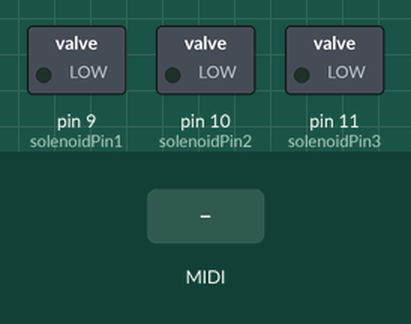
Bench run of a sketch on a simulated Arduino Uno, built with avr-gcc and run on an emulated ATmega328P. Parts: switched loads named in the sketch (green lamp = pin HIGH). The test bench sets the inputs (shaded band). MIDI output is not drawn.

Above: at 1.2 s.
1.3 s: MIDI note 60 received
At 1.45 s:
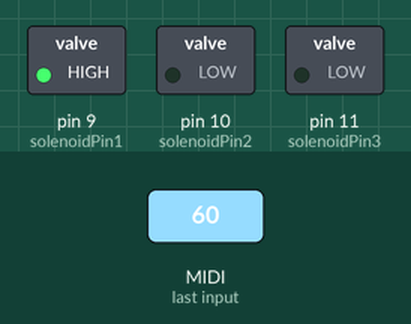
Timing chart, 0 to 4.3 s (numbered marks = the images above; inputs shaded):
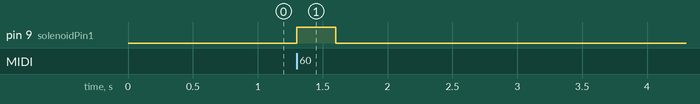

Measured:
- after the input at 1.3 s, pin 9 (solenoidPin1): LOW → HIGH at once, → LOW 0.30 s later

The sketch:

main.ino
```cpp
#include <MIDI.h>

const int solenoidPin1 = 9;  // * Pin to control solenoid 1... etc
const int solenoidPin2 = 10;
const int solenoidPin3 = 11;

MIDI_CREATE_DEFAULT_INSTANCE();

void setup() {
  MIDI.begin();

  // * tell arduino that the pins are outputs
  pinMode(solenoidPin1, OUTPUT);  // set solenoid 1 pin as an output
  pinMode(solenoidPin2, OUTPUT);  // set solenoid 2 pin as an output
  pinMode(solenoidPin3, OUTPUT);  // set solenoid 3 pin as an output
}

void loop() {

  // * read the MIDI messages... i think we need to use some software to basically use the teensy as a midi instrument..
  MIDI.read();

	  // * if the MIDI message is a note on message
  if (MIDI.getType() == midi::NoteOn) {

	// * get note num and velocity... idk if this is right needs testing
    int note = MIDI.getData1();
    int velocity = MIDI.getData2();


// * Note mapping stuff goes here. Turns solenoid on for 100ms then turns it off when a note is played, idk how to do velocity yet
    if (note == 60) {
      digitalWrite(solenoidPin1, HIGH);
      delay(100);  //* hold it!!!
      digitalWrite(solenoidPin1, LOW);
    } else if (note == 61) {
      digitalWrite(solenoidPin2, HIGH);
      delay(100);
      digitalWrite(solenoidPin2, LOW);
    } else if (note == 62) {
      digitalWrite(solenoidPin3, HIGH);
      delay(100);
      digitalWrite(solenoidPin3, LOW);
    }
  }
}
```
